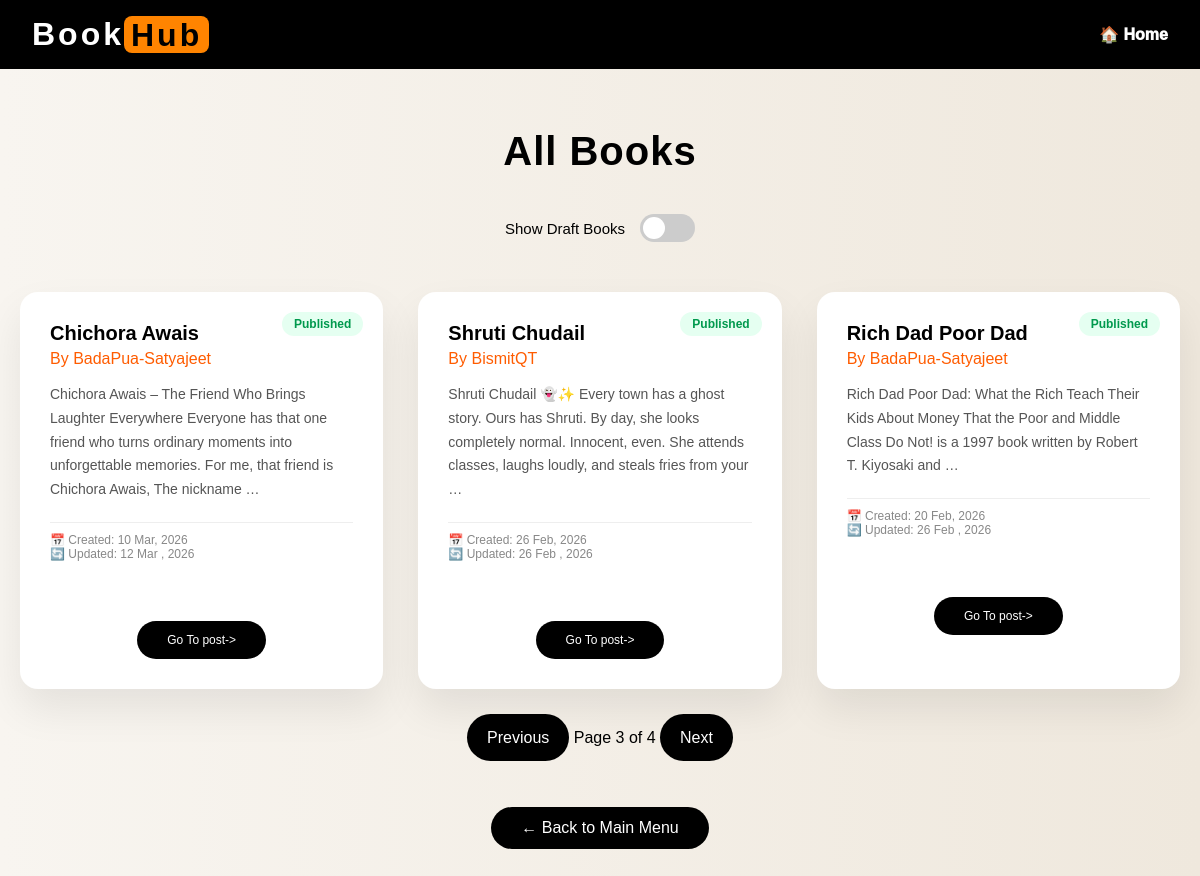
The app's page /post/?page=3 with its own data.
### blog/models.py (models this page shows, shortened)
class Post(models.Model):
    class Status(models.TextChoices):
        DRAFT='DF','DRAFT'
        PUBLISHED='PB','PUBLISHED'
    title=models.CharField(max_length=200)
    content=models.TextField()
    author=models.ForeignKey(settings.AUTH_USER_MODEL, on_delete=models.CASCADE, related_name='blog_post')
    slug=models.SlugField(unique_for_date='publish')
    created_at=models.DateTimeField(auto_now_add=True)
    updated_at=models.DateTimeField(auto_now=True)
    publish=models.DateTimeField(default=timezone.now)
    status=models.CharField(max_length=10,choices=Status.choices, default=Status.DRAFT)
    objects = models.Manager()
    published = PublishedManager()
    def get_absolute_url(self):
        return reverse('post_detail', kwargs={'id': self.id, 'year': self.created_at.year, 'month': self.created_at.month, 'date': self.created_at.day})
    class Meta:
        ordering = ['-publish']

### blog/views.py (the view)
# urls.py: path('post/', views.PostListView.as_view(), name='post_list'),
class PostListView(ListView):
    paginate_by = 3
    context_object_name = 'posts'
    template_name = 'blog/post_details.html'
    def get_queryset(self):
        show_draft = self.request.GET.get('draft') == 'true'
        if show_draft:
            return Post.objects.filter(status=Post.Status.DRAFT).order_by('-publish')
        return Post.published.all()
    def get_context_data(self, **kwargs):
        context = super().get_context_data(**kwargs)
        context['show_draft'] = self.request.GET.get('draft') == 'true'
        return context

### blog/managers.py (called while the page is built)
    def get_queryset(self):
        return super().get_queryset().filter(
            status='PB',
            publish__lte=timezone.now()
        )

### blog/templates/blog/post_details.html (shortened to what this page needs)
{% extends "blog/base.html" %}
{% load static %}
{% block content %}
    <header>
        <div class="logo">Book<span class="hub">Hub </span></div>
        <a href="{% url 'home' %}">🏠 Home</a>
    </header>
<div class="container">
    <h1>All Books</h1>
    <div class="toggle-wrapper">
        <span class="toggle-label">Show Draft Books</span>
        <label class="switch">
            <span class="slider"></span>
        </label>
    </div>
    <div class="grid">
        {% for i in posts %}
        <div class="card">
            {% if i.status == "DF" %}
                <span class="badge draft">Draft</span>
            {% else %}
                <span class="badge published">Published</span>
            {% endif %}
            <div class="title">{{ i.title }}</div>
            <div class="author">By {{ i.author }}</div>
            <div class="content">
                {{ i.content|truncatewords:30 }}
            </div>
            <div class="meta">
                📅 Created: {{ i.created_at|date:"d M, Y" }} <br>
                🔄 Updated: {{ i.updated_at|date:"d M , Y" }}
                <a href="{{i.get_absolute_url}}" class="back-btn">Go To post-></a>
            </div>
        </div>
        {% endfor %}
    </div>
    {% include "blog/pagination.html"  with page=page_obj%}
    <a href="{% url 'home' %}" class="back-btn">
        ← Back to Main Menu
    </a>
</div>
{% endblock %}

### records on screen
Post: status "Published", title "Chichora Awais", author "BadaPua-Satyajeet", content "Chichora Awais – The Friend Who Brings Laughter Everywhere Everyone has that one friend who turns ordinary moments into unforgettable memories. For me, that friend is Chichora Awais, The nickname …", created_at "10 Mar, 2026", updated_at "12 Mar , 2026"
Post: status "Published", title "Shruti Chudail", author "BismitQT", content "Shruti Chudail 👻✨ Every town has a ghost story. Ours has Shruti. By day, she looks completely normal. Innocent, even. She attends classes, laughs loudly, and steals fries from your …", created_at "26 Feb, 2026", updated_at "26 Feb , 2026"
Post: status "Published", title "Rich Dad Poor Dad", author "BadaPua-Satyajeet", content "Rich Dad Poor Dad: What the Rich Teach Their Kids About Money That the Poor and Middle Class Do Not! is a 1997 book written by Robert T. Kiyosaki and …", created_at "20 Feb, 2026", updated_at "26 Feb , 2026"

### other values on screen
{{ page_obj.number }} "3"
{{ page_obj.paginator.num_pages }} "4"
